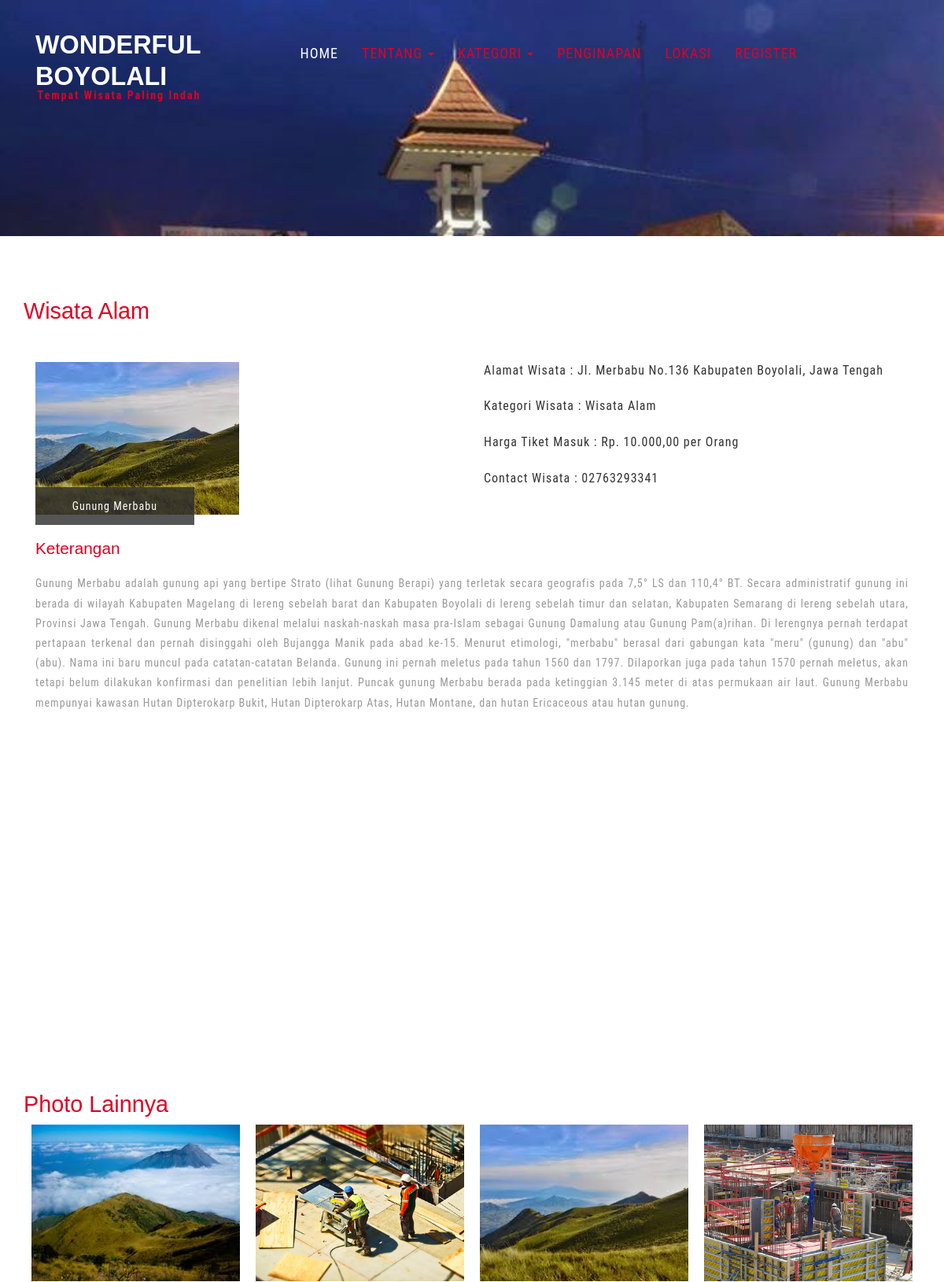
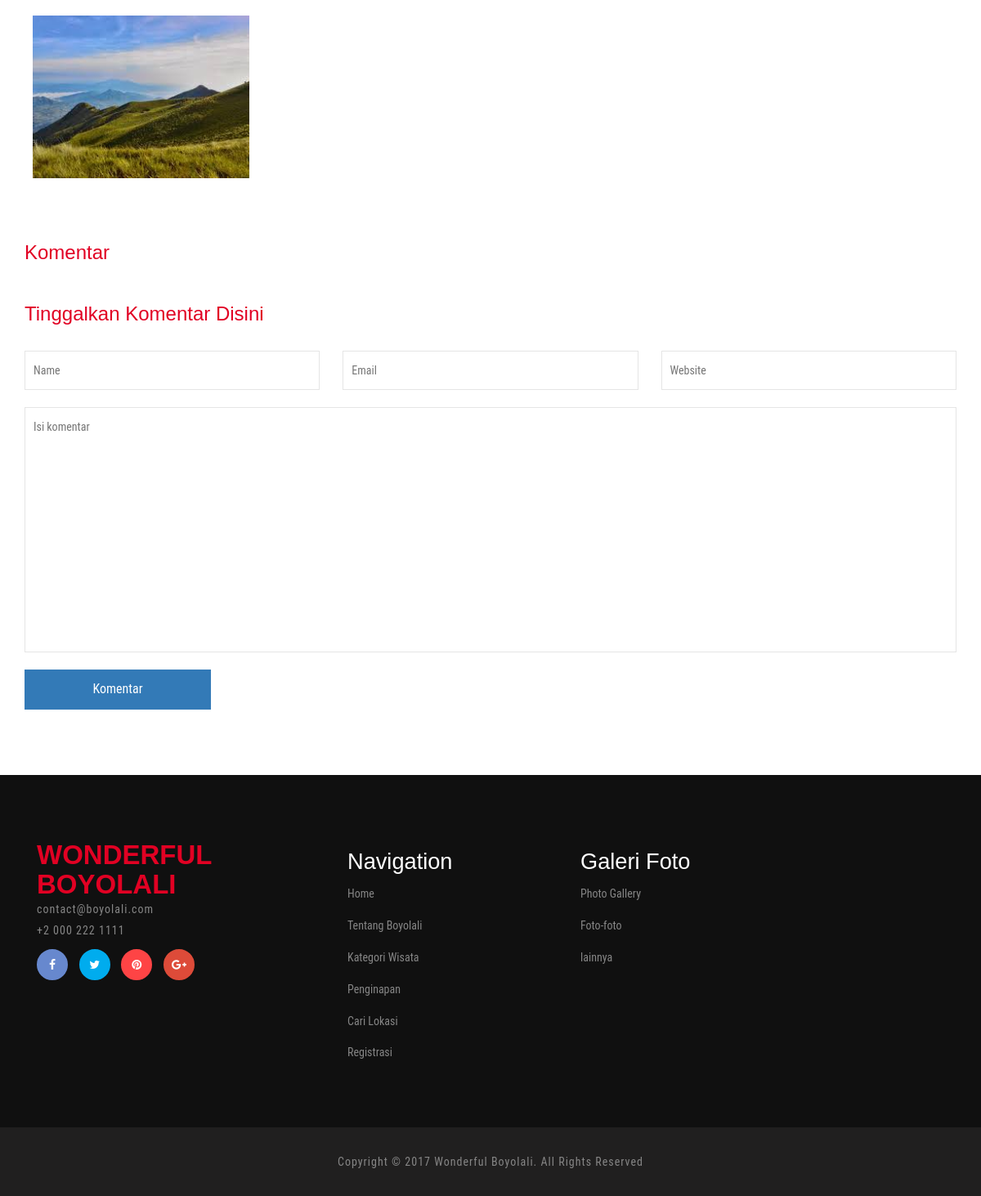
The page /index.php/detailwisata/1 on the database its author committed (2 pictures, top to bottom).
### tables this page shows
CREATE TABLE `tempat_wisata` (
  `id_wisata` int(5) NOT NULL,
  `nama_wisata` varchar(100) NOT NULL,
  `alamat_wisata` varchar(250) NOT NULL,
  `kategori_wisata` varchar(50) NOT NULL,
  `lat_wisata` varchar(100) NOT NULL,
  `long_wisata` varchar(100) NOT NULL,
  `ket_wisata` text NOT NULL,
  `harga_wisata` int(10) NOT NULL,
  `notelp_wisata` varchar(15) NOT NULL,
  `tanggal_post` date NOT NULL,
  `id_admin` int(5) NOT NULL
);

CREATE TABLE `gambar_wisata` (
  `id_gambar` int(10) NOT NULL,
  `gambar` varchar(200) NOT NULL,
  `tgl_upload` timestamp NOT NULL DEFAULT CURRENT_TIMESTAMP ON UPDATE CURRENT_TIMESTAMP,
  `id_wisata` int(5) NOT NULL,
  `token` varchar(100) NOT NULL
);

### application/controllers/Main.php (called while the page is built, shortened)
<?php
class Main extends CI_Controller {
	public function detailwisata()
	{
		$this->load->library('googlemapse');
		$config['center'] = '7.5179636, 110.5624369';
		$config['zoom'] = 'auto';
		$config['directions'] = TRUE;
		$config['directionsStart'] = 'bandung jawa barat';
		$tujuan = $this->uri->segment(2, 0);
		if ($tujuan==1) {
			$config['directionsEnd'] = 'Jl. Merbabu No.136 Kabupaten Boyolali, Jawa Tengah';
		}elseif ($tujuan==3) {
			$config['directionsEnd'] = 'Jl. Pandanaran No. 301, Banaran, Kabupaten Boyolali';
		}elseif ($tujuan==4) {
			$config['directionsEnd'] = 'Jl. Pandanaran No. 105A, Kabupaten Boyoalali';
		}elseif ($tujuan==5) {
			$config['directionsEnd'] = 'Selo Boyolali';
		}else{
			$config['directionsEnd'] = 'Kabupaten Boyoalali';
		}
		$config['directionsDivID'] = 'directionsDiv';
		$this->googlemapse->initialize($config);
		$data['map'] = $this->googlemapse->create_map();
		$this->load->model('m_dashboard');
        $this->load->view('main/headerwisata',$data);
        $id=$this->uri->segment(2, 0);
		$data['wisata'] = $this->m_dashboard->viewDetailWisata($id);
		$data['komen'] = $this->m_dashboard->viewDetailKomenWisata($id);
		$data['gambarnya'] = $this->m_dashboard->viewGambarWisata($id);
        $this->load->view('detailwisata',$data);
		$this->load->view('main/footer');
	}
}

### index.php (called while the page is built, shortened)
<?php
require_once BASEPATH.'core/CodeIgniter.php';

### application/models/m_dashboard.php (called while the page is built, shortened)
<?php
class m_dashboard extends CI_Model{
    function viewDetailWisata($id){
            $query = $this->db->query("SELECT * FROM tempat_wisata where id_wisata='".$id."'");
            return $query;
    }
    function viewGambarWisata($id){
            $query = $this->db->query("SELECT * FROM gambar_wisata where id_wisata='".$id."'");
            return $query;
    }
}
?>

### application/views/detailwisata.php (the view, shortened to what this page needs)
<?php
	$CI =& get_instance();
?>
	<div class="about w3l-agileits">
		<div class="container">
		<?php $no=1; foreach($wisata->result_array() as $row){ ?>
			<h3><?php echo $row['kategori_wisata'];?></h3>
			<div class="about-grids">
				<div class="col-md-6 about-grid">
					<?php
						$dapetgambarwisata = "";
						$getgambar =$CI->db->query('select gambar from gambar_wisata where id_wisata="'.$row['id_wisata'].'"');
						foreach ($getgambar->result() as $bar){
						    $dapetgambarwisata = $bar->gambar;
						}
					?>
					<?php
					if ($dapetgambarwisata=="") {
						?>
							<img src="<?php echo base_url()?>assets/images/tanya.png" alt=" " class="img-responsive" />
						<?php
					}else{
						?>
							<img src="<?php echo base_url()?>upload-foto/<?php echo $dapetgambarwisata; ?>" alt=" " class="img-responsive" />
						<?php
					}
					?>
					<div class="img-bottom">
						<p><?php echo $row['nama_wisata'];?></p>
					</div>
				</div>
				<div class="col-md-6 about-grid" style="text-align: justify;">
						<p>Alamat Wisata : <?php echo $row['alamat_wisata'];?></p></br>
						<p>Kategori Wisata : <?php echo $row['kategori_wisata'];?></p></br>
						<p>Harga Tiket Masuk : Rp. <?php echo number_format($row['harga_wisata'], 2, ",", ".");?> per Orang</p></br>
						<p>Contact Wisata : <?php echo $row['notelp_wisata'];?></p></br>
				</div>
				<div class="clearfix"> </div>
			</div>
			<div class="about-grids-bottom">
				<div class="col-md-12 about-us" style="text-align: justify;">
					<h4>Keterangan</h4>
					<p><?php echo $row['ket_wisata'];?></p>
				</div>
				<div class="clearfix"> </div>
			</div>
			<div class="about-grids-bottom">
				<div class="col-md-12 about-us">
					<?php echo $map['html']; ?>
				</div>
				<div class="clearfix"> </div>
			</div>
		<?php $no++; } ?>
						<h3>Photo Lainnya</h3>
						<div class="top-gallery">
						<?php $no=1; foreach($gambarnya->result_array() as $gam){ ?>
							<div class="col-md-3 gallery-grid gallery1">
								<a href="<?php echo base_url()?>upload-foto/<?php echo $gam['gambar'];?>" class="swipebox">
									<img src="<?php echo base_url()?>upload-foto/<?php echo $gam['gambar'];?>" class="img-responsive" alt="/">
								</a>
							</div>
						<?php $no++; } ?>
							<div class="clearfix"> </div>
						</div>
						<link rel="stylesheet" href="<?php echo base_url()?>assets/css/swipebox.css">
		<div class="com">
				<h3>Komentar</h3>
			</div>
			<div class="in dfg">
				<h3>Tinggalkan Komentar Disini</h3>
			    <form action="<?php echo base_url()?>index.php/dashboard/insertKomenWisata" method="post">
				<?php $id_wisata = $this->uri->segment(2, 0); ?>
				<?php if(isset($_SESSION['logged_in']))
					{ ?>
					<input type="hidden" name="id_wisata" value="<?php echo $id_wisata; ?>">
					<input type="hidden" name="nama" value="<?php echo ($_SESSION['username']); ?>" required=" ">
				<?php }else{ ?>
					<input type="text" name="nama" placeholder="Name" required=" ">
					<input type="text" name="email" placeholder="Email" required=" ">
					<input type="text" name="website" placeholder="Website" required=" ">
				<?php } ?>
					<textarea name="komentar" placeholder="Isi komentar" required=" "></textarea>
					<input type="submit" value="Komentar">
				</form>
			</div>
		</div>
	</div>

### assets/css/style.css (style rules this page uses)
html, body { font-size: 100%; background: #fff; font-family: 'Roboto Condensed', sans-serif; }
h1,h2,h3,h4,h5,h6 { margin:0; font-family: 'Montserrat', sans-serif; }
p { margin:0; letter-spacing:1px; }
.banner-bottom,.testimonials,.banner-bottom-video,.about,.history,.typo,.gallery,.contact,.single { padding:5em 0; }
.testimonials h3,.about h3,h3.title,.gallery h3,.contact h3 { color:#e10123; font-size:1.8em; margin:0; }
.about-grids-bottom { margin-top:2em; }
.about-us p { font-size: 14px; margin: 0; color: #999; line-height: 1.8em; }
.about-us h4 { color:#e10123; margin:0 0 1em; text-transform: capitalize; font-size: 1.3em; }
.img-bottom { position: absolute; top: 82%; }
.img-bottom p { color: #fff; background: rgba(48, 48, 48, 0.82); font-size: 14px; margin: 0; padding:1em 3.339em; text-transform:capitalize; }
.about-grids { margin: 3em 0 0; }
.gallery-grid { padding: 0; }
.gallery1 { position:relative; overflow: hidden; padding: 10px; }
.gallery-grid img { width:100%; }
.blog-page-grid h3,.in h3,.com h3 { margin: 0; color: #e10123; font-size: 1.5em; text-transform: capitalize; }
.in input[type="text"],.in textarea { outline: none; float: left; width: 31.69%; background: none; border: 1px solid #E5E5E5; font-size: 14px; padding: 13px 10px; }
.in input[type="text"]:nth-child(2) { margin:0 2em; }
.in textarea { resize:none; min-height:300px; width:100% !important; margin:1.5em 0; }
.in input[type="submit"] { border: none; outline: none; background: #337ab7; color: #fff; font-size: 16px; padding: 13px 0; width: 20%; transition: .5s all; -webkit-transition: .5s all; -moz-transition: .5s all; -o-transition: .5s all; -ms-transition: .5s all; }
.in form { margin: 2em 0 0; }
.dfg { margin: 3em 0 0; }

### rows shown on the page
tempat_wisata: kategori_wisata "Wisata Alam", nama_wisata "Gunung Merbabu", alamat_wisata "Jl. Merbabu No.136 Kabupaten Boyolali, Jawa Tengah", harga_wisata "10.000,00", notelp_wisata "02763293341", ket_wisata "Gunung Merbabu adalah gunung api yang bertipe Strato (lihat Gunung Berapi) yang terletak secara geografis pada 7,5° LS dan 110,4° BT. Secara administratif gunung ini berada di wilayah Kabupaten Magelang di lereng sebelah barat dan Kabupaten Boyolali di lereng sebelah timur dan selatan, Kabupaten Semarang di lereng sebelah utara, Provinsi Jawa Tengah. Gunung Merbabu dikenal melalui naskah-naskah masa pra-Islam sebagai Gunung Damalung atau Gunung Pam(a)rihan. Di lerengnya pernah terdapat pertapaan terkenal dan pernah disinggahi oleh Bujangga Manik pada abad ke-15. Menurut etimologi, \"merbabu\" berasal dari gabungan kata \"meru\" (gunung) dan \"abu\" (abu). Nama ini baru muncul pada catatan-catatan…", $this->map_width 100% (drawn)
gambar_wisata: gambar (picture)
gambar_wisata: gambar (picture)
gambar_wisata: gambar (picture)
gambar_wisata: gambar (picture)
gambar_wisata: gambar (picture)
